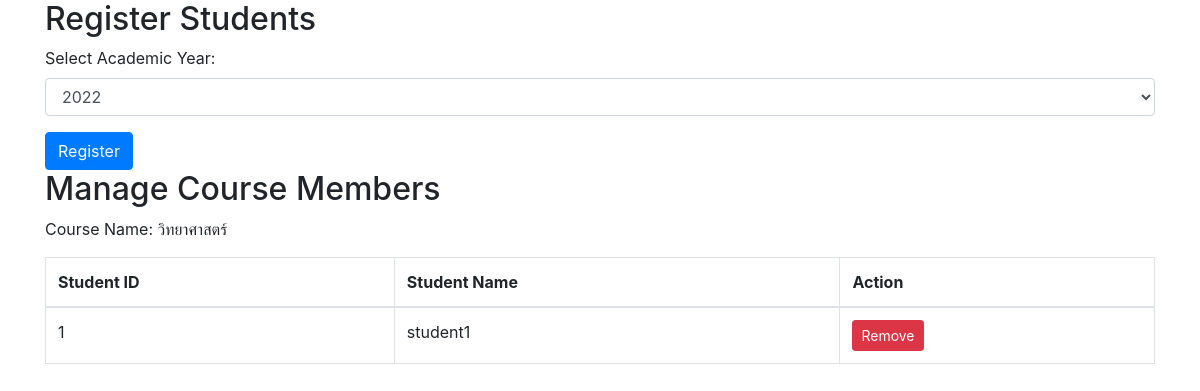
Screenshot of /teacher/manage_members.php?course_id=1 (signed in) with the database file from the repository.
### tables this page shows
CREATE TABLE `courses` (
  `c_id` int(11) NOT NULL,
  `course_name` varchar(255) NOT NULL,
  `description` text NOT NULL,
  `teacher_id` int(11) NOT NULL DEFAULT 1,
  `created_at` datetime NOT NULL,
  `updated_at` datetime NOT NULL,
  `c_img` varchar(255) NOT NULL,
  `course_code` varchar(255) NOT NULL,
  `group_id` int(11) DEFAULT NULL,
  `is_open` tinyint(1) DEFAULT 0,
  `access_code` varchar(255) DEFAULT NULL
);

CREATE TABLE `student_course_registration` (
  `registration_id` int(11) NOT NULL,
  `student_id` int(11) NOT NULL,
  `course_id` int(11) NOT NULL,
  `registration_date` timestamp NOT NULL DEFAULT current_timestamp(),
  `class` varchar(255) DEFAULT NULL
);

CREATE TABLE `students` (
  `s_id` int(11) NOT NULL,
  `username` varchar(255) NOT NULL,
  `password` varchar(255) NOT NULL,
  `first_name` varchar(255) NOT NULL,
  `last_name` varchar(255) NOT NULL,
  `gender` varchar(50) NOT NULL,
  `classroom` varchar(50) NOT NULL,
  `year` int(10) NOT NULL,
  `image` varchar(255) NOT NULL
);

### teacher/manage_members.php (the view, shortened to what this page needs)
<?php
include('../connections/connection.php');
$course_id = $_GET['course_id'];
$stmt = $db->prepare("SELECT * FROM courses WHERE c_id = ?");
$stmt->execute([$course_id]);
$course = $stmt->fetch();
$stmt = $db->prepare("SELECT scr.student_id, s.first_name
                      FROM student_course_registration scr
                      INNER JOIN students s ON scr.student_id = s.s_id
                      WHERE scr.course_id = ?");
$stmt->execute([$course_id]);
$members = $stmt->fetchAll();
?>
<!DOCTYPE html>
<html lang="en">
<head>
    <link href="https://maxcdn.bootstrapcdn.com/bootstrap/4.5.2/css/bootstrap.min.css" rel="stylesheet">
</head>
<body>
<div class="container">
    <h2>Register Students</h2>
    <form action="register_student.php" method="post">
        <div class="form-group">
            <label for="year">Select Academic Year:</label>
            <select class="form-control" id="year" name="year">
                <option value="2022">2022</option>
            </select>
        </div>
        <button type="submit" class="btn btn-primary">Register</button>
    </form>
</div>
<div class="container">
    <h2>Manage Course Members</h2>
    <p>Course Name: <?= $course['course_name']; ?></p>
    <table class="table table-bordered">
        <thead>
            <tr>
                <th>Student ID</th>
                <th>Student Name</th>
                <th>Action</th>
            </tr>
        </thead>
        <tbody>
            <?php foreach ($members as $member): ?>
                <tr>
                    <td><?= $member['student_id']; ?></td>
                    <td><?= $member['first_name']; ?></td>
                    <td>
                        <a href="remove_member.php?course_id=<?= $course_id; ?>&student_id=<?= $member['student_id']; ?>" class="btn btn-danger btn-sm" onclick="return confirm('Are you sure you want to remove this member?')">Remove</a>
                    </td>
                </tr>
            <?php endforeach; ?>
        </tbody>
    </table>
</div>
</body>
</html>

### rows the page displays
courses: course_name "วิทยาศาสตร์"
student_course_registration: student "1", student.first_name "student1"
